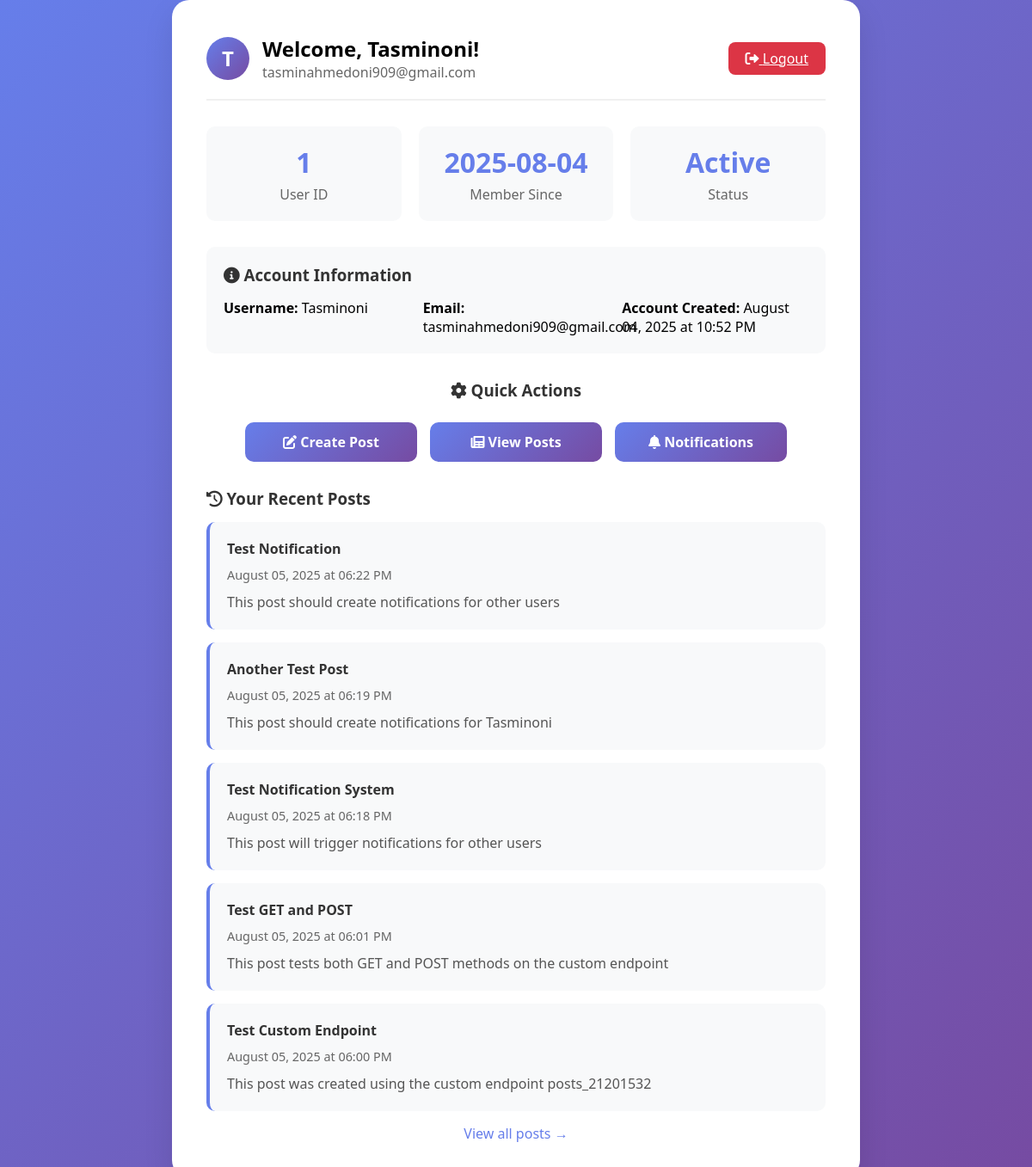
The page /dashboard (signed in) on the database its author committed.
### app_with_login.py (models this page shows, shortened)
class User(db.Model):
    id = db.Column(db.Integer, primary_key=True)
    username = db.Column(db.String(50), unique=True, nullable=False)
    email = db.Column(db.String(100), unique=True, nullable=False)
    password_hash = db.Column(db.String(255), nullable=False)
    created_at = db.Column(db.DateTime, default=datetime.utcnow)
    posts = db.relationship('Post', backref='author', lazy=True)

class Post(db.Model):
    id = db.Column(db.Integer, primary_key=True)
    title = db.Column(db.String(200), nullable=False)
    content = db.Column(db.Text, nullable=False)
    created_at = db.Column(db.DateTime, default=datetime.utcnow)
    user_id = db.Column(db.Integer, db.ForeignKey('user.id'), nullable=False)

### app_with_login.py (the view)
@app.route('/dashboard')
def dashboard():
    if 'user_id' not in session:
        return redirect(url_for('login'))
    user = User.query.get(session['user_id'])
    user_posts = Post.query.filter_by(user_id=user.id).order_by(Post.created_at.desc()).limit(5).all()
    return render_template('dashboard.html', user=user, posts=user_posts)

### templates/dashboard.html (shortened to what this page needs)
{% extends "base.html" %}
{% block content %}
<div class="dashboard">
    <div class="dashboard-header">
        <div class="user-info">
            <div class="user-avatar">
                {{ user.username[0].upper() }}
            </div>
            <div>
                <h2>Welcome, {{ user.username }}!</h2>
                <p style="color: #666; margin: 0;">{{ user.email }}</p>
            </div>
        </div>
        <a href="{{ url_for('logout') }}" class="logout-btn">
            <i class="fas fa-sign-out-alt"></i> Logout
        </a>
    </div>
    <div class="stats">
        <div class="stat-card">
            <h3>{{ user.id }}</h3>
            <p>User ID</p>
        </div>
        <div class="stat-card">
            <h3>{{ user.created_at.strftime('%Y-%m-%d') }}</h3>
            <p>Member Since</p>
        </div>
        <div class="stat-card">
            <h3>Active</h3>
            <p>Status</p>
        </div>
    </div>
    <div style="background: #f8f9fa; padding: 20px; border-radius: 10px; margin-top: 20px;">
        <h3 style="color: #333; margin-bottom: 15px;">
            <i class="fas fa-info-circle"></i> Account Information
        </h3>
        <div style="display: grid; grid-template-columns: repeat(auto-fit, minmax(200px, 1fr)); gap: 15px;">
            <div>
                <strong>Username:</strong> {{ user.username }}
            </div>
            <div>
                <strong>Email:</strong> {{ user.email }}
            </div>
            <div>
                <strong>Account Created:</strong> {{ user.created_at.strftime('%B %d, %Y at %I:%M %p') }}
            </div>
        </div>
    </div>
    <div style="margin-top: 30px; text-align: center;">
        <h3 style="color: #333; margin-bottom: 15px;">
            <i class="fas fa-cog"></i> Quick Actions
        </h3>
        <div style="display: flex; gap: 15px; justify-content: center; flex-wrap: wrap;">
            <a href="{{ url_for('create_post') }}" class="btn" style="max-width: 200px; text-decoration: none;">
                <i class="fas fa-edit"></i> Create Post
            </a>
            <a href="{{ url_for('posts') }}" class="btn" style="max-width: 200px; text-decoration: none;">
                <i class="fas fa-newspaper"></i> View Posts
            </a>
            <a href="{{ url_for('notifications') }}" class="btn" style="max-width: 200px; text-decoration: none; position: relative;">
                <i class="fas fa-bell"></i> Notifications
                {% set unread_count = user.notifications|selectattr('is_read', 'equalto', false)|list|length %}
            </a>
        </div>
    </div>
    {% if posts %}
    <div style="margin-top: 30px;">
        <h3 style="color: #333; margin-bottom: 15px;">
            <i class="fas fa-history"></i> Your Recent Posts
        </h3>
        <div style="display: flex; flex-direction: column; gap: 15px;">
            {% for post in posts %}
            <div style="background: #f8f9fa; padding: 20px; border-radius: 10px; border-left: 4px solid #667eea;">
                <h4 style="margin: 0 0 10px 0; color: #333;">{{ post.title }}</h4>
                <p style="margin: 0 0 10px 0; color: #666; font-size: 0.9rem;">
                    {{ post.created_at.strftime('%B %d, %Y at %I:%M %p') }}
                </p>
                <p style="margin: 0; color: #555; line-height: 1.5;">
                    {{ post.content[:150] }}{% if post.content|length > 150 %}...{% endif %}
                </p>
            </div>
            {% endfor %}
        </div>
        <div style="text-align: center; margin-top: 15px;">
            <a href="{{ url_for('posts') }}" style="color: #667eea; text-decoration: none; font-weight: 500;">
                View all posts →
            </a>
        </div>
    </div>
    {% endif %}
</div>
{% endblock %}

### templates/base.html (style rules this page uses)
* { margin: 0; padding: 0; box-sizing: border-box; }
body { font-family: 'Segoe UI', Tahoma, Geneva, Verdana, sans-serif; background: linear-gradient(135deg, #667eea 0%, #764ba2 100%); min-height: 100vh; display: flex; align-items: center; justify-content: center; }
.btn { width: 100%; padding: 12px; background: linear-gradient(135deg, #667eea 0%, #764ba2 100%); color: white; border: none; border-radius: 10px; font-size: 16px; font-weight: 600; cursor: pointer; transition: all 0.3s ease; margin-top: 10px; }
.dashboard { background: white; border-radius: 20px; box-shadow: 0 15px 35px rgba(0, 0, 0, 0.1); padding: 40px; width: 100%; max-width: 800px; min-height: 400px; }
.dashboard-header { display: flex; justify-content: space-between; align-items: center; margin-bottom: 30px; padding-bottom: 20px; border-bottom: 2px solid #f0f0f0; }
.user-info { display: flex; align-items: center; gap: 15px; }
.user-avatar { width: 50px; height: 50px; background: linear-gradient(135deg, #667eea 0%, #764ba2 100%); border-radius: 50%; display: flex; align-items: center; justify-content: center; color: white; font-size: 1.5rem; font-weight: bold; }
.logout-btn { padding: 8px 20px; background: #dc3545; color: white; border: none; border-radius: 8px; cursor: pointer; transition: all 0.3s ease; }
.stats { display: grid; grid-template-columns: repeat(auto-fit, minmax(200px, 1fr)); gap: 20px; margin-bottom: 30px; }
.stat-card { background: #f8f9fa; padding: 20px; border-radius: 10px; text-align: center; }
.stat-card h3 { color: #667eea; font-size: 2rem; margin-bottom: 5px; }
.stat-card p { color: #666; font-weight: 500; }

### rows shown on the page
User: username "T", username "Tasminoni", email "tasminahmedoni909@gmail.com", id "1", created_at "2025-08-04", created_at "August 04, 2025 at 10:52 PM"
Post: title "Test Notification", created_at "August 05, 2025 at 06:22 PM", content "This post should create notifications for other users"
Post: title "Another Test Post", created_at "August 05, 2025 at 06:19 PM", content "This post should create notifications for Tasminoni"
Post: title "Test Notification System", created_at "August 05, 2025 at 06:18 PM", content "This post will trigger notifications for other users"
Post: title "Test GET and POST", created_at "August 05, 2025 at 06:01 PM", content "This post tests both GET and POST methods on the custom endpoint"
Post: title "Test Custom Endpoint", created_at "August 05, 2025 at 06:00 PM", content "This post was created using the custom endpoint posts_21201532"
